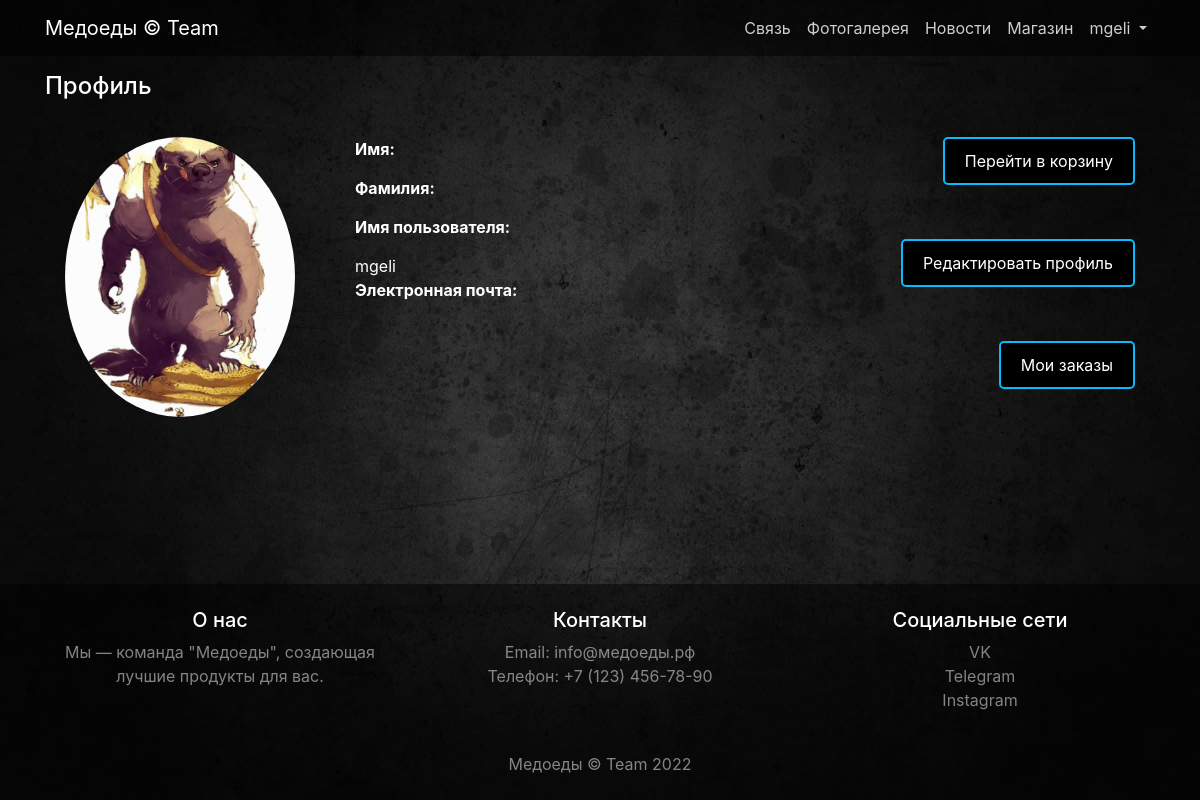
/users/profile/ (signed in), run on the app's committed database.
### users/models.py (models this page shows)
class User(AbstractUser):
    image = models.ImageField(upload_to='users_images', null=True, blank=True)

### users/views.py (the view)
# urls.py: path('profile/', profile, name='profile'),
@login_required
def profile(request):
    context = {
        'title': 'Медоеды - профиль',
        'user': request.user,
        'baskets': Basket.objects.filter(user=request.user),
        'delivery_requests': DeliveryRequest.objects.filter(user=request.user),
    }
    return render(request, 'users/profile.html', context)

### users/templates/users/profile.html (shortened to what this page needs)
{% extends 'store/item.html' %}
{% load static %}
{% block css %}
    <link href="{% static 'css/profile.css' %}" rel="stylesheet">
{% endblock %}
{% block content %}
<div class="container">
    <div class="row">
        <div class="col-lg-12">
            <h4 class="mt-3 mb-3">Профиль</h4>
            <div class="profile-container">
                <div>
                    <img class="profile-avatar"
                         src="{% if user.image %} {{ user.image.url }} {% else %} {% static 'img/users/default_avatar.jpg' %} {% endif %}"
                         alt="Аватар пользователя">
                </div>
                <div class="profile-info">
                    <div class="profile-details">
                        <label>Имя:</label>
                    </div>
                    <div class="profile-details">
                        <label>Фамилия:</label>
                    </div>
                    <div class="profile-details">
                        <label>Имя пользователя:</label>
                        <p>{{ user.username }}</p>
                    </div>
                    <div class="profile-details">
                        <label>Электронная почта:</label>
                    </div>
                </div>
                <div class="profile-buttons">
                    <a href="{% url 'store:basket' %}" class="btn-custom">Перейти в корзину</a></br>
                    <a href="{% url 'users:edit_profile' %}" class="btn-custom">Редактировать профиль</a></br>
                    <a href="{% url 'store:orders' %}" class="btn-custom">Мои заказы</a>
                </div>
            </div>
        </div>
    </div>
</div>
{% endblock %}

### store/templates/store/base.html (shortened to what this page needs)
{% load static %}
<!DOCTYPE html>
<html lang="en">
<head>
    <link href="{% static 'bootstrap/css/bootstrap.min.css' %}" rel="stylesheet">
    {% block css %} {% endblock %}
</head>
<body>
<nav class="navbar navbar-expand-lg navbar-dark bg-dark fixed-top">
    <div class="container d-flex align-items-center">
        <a class="navbar-brand" href="{% url 'index' %}">Медоеды &copy; Team</a>
        <div class="collapse navbar-collapse" id="navbarResponsive">
            <ul class="navbar-nav ml-auto d-flex align-items-center">
                <li class="nav-item">
                    <a class="nav-link" href="{% url 'contact' %}">Связь </a>
                </li>
                <li class="nav-item">
                    <a class="nav-link" href="{% url 'gallery' %}">Фотогалерея </a>
                </li>
                <li class="nav-item">
                    <a class="nav-link" href="{% url 'news:events' %}">Новости </a>
                </li>
                <li class="nav-item">
                    <a class="nav-link" href="{% url 'store:index' %}">Магазин </a>
                </li>
                {% if user.is_authenticated %}
                    <li class="nav-item dropdown">
                        <a class="nav-link dropdown-toggle" href="#" id="navbarDropdown" role="button"
                           data-bs-toggle="dropdown" aria-expanded="false">{{user.username}}
                        </a>
                    </li>
                {% else %}
                    <li class="nav-item">
                        <a class="nav-link" href="{% url 'users:login' %}">Войти <i class="fas fa-sign-in-alt"></i></a>
                    </li>
                {% endif %}
            </ul>
        </div>
    </div>
</nav>
{% block content %} {% endblock %}
{% block footer %} {% endblock %}
</body>
</html>

### static/css/profile.css (style rules this page uses)
body { padding-top: 56px; background: url("../img/walper.jpg") no-repeat center top fixed; background-size: cover; color: white; display: flex; flex-direction: column; min-height: 100vh; margin: 0; }
.profile-avatar { width: 230px; height: 280px; border-radius: 50%; object-fit: cover; margin-bottom: 20px; }
.profile-container { display: flex; align-items: flex-start; gap: 40px; padding: 20px; }
.profile-info { margin-left: 20px; }
.profile-details { display: flex; flex-direction: column; gap: 10px; }
.profile-details p { margin: 0; font-size: 16px; color: white; }
.profile-details label { font-weight: bold; margin-bottom: 5px; color: white; }
.btn-custom, .btn-save { background-color: black; color: white; border: 2px solid rgb(7, 187, 253); padding: 10px 20px; text-align: center; text-decoration: none; display: inline-block; font-size: 16px; transition: all 0.3s ease; cursor: pointer; border-radius: 5px; }
.navbar { background-color: rgba(0, 0, 0, 0.5) !important; }
.navbar-dark .navbar-nav .nav-link { color: rgba(255, 255, 255, 0.8); }
.profile-buttons { display: flex; flex-direction: column; align-items: flex-end; gap: 15px; margin-left: auto; }

### store/templates/store/base.html (style rules this page uses)
.navbar { background-color: rgba(0, 0, 0, 0.5) !important; }
.navbar-dark .navbar-nav .nav-link { color: rgba(255, 255, 255, 0.8); }

### data on the page
User: username "mgeli", image (picture)
